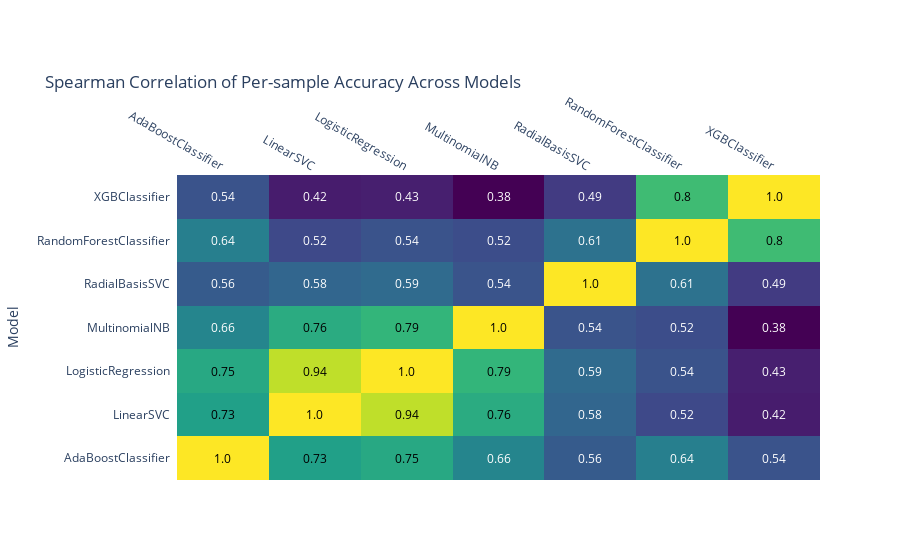
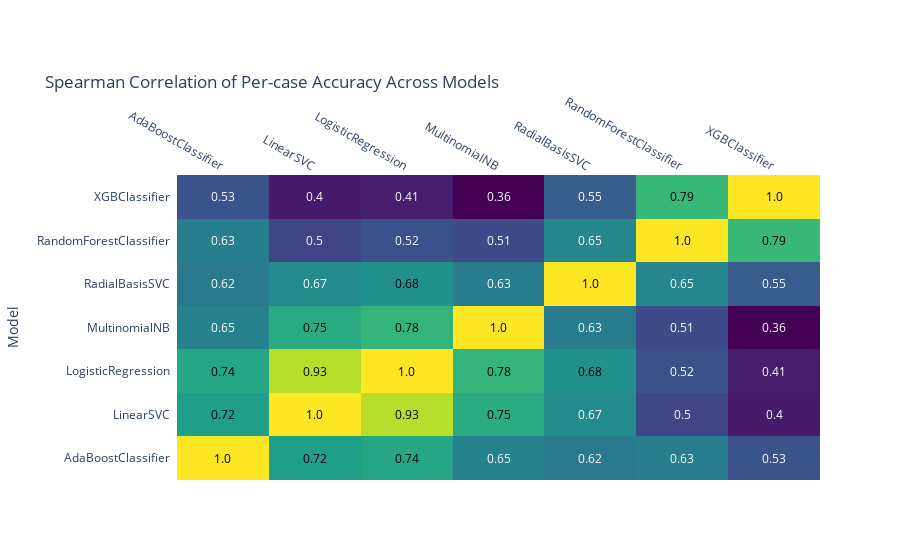
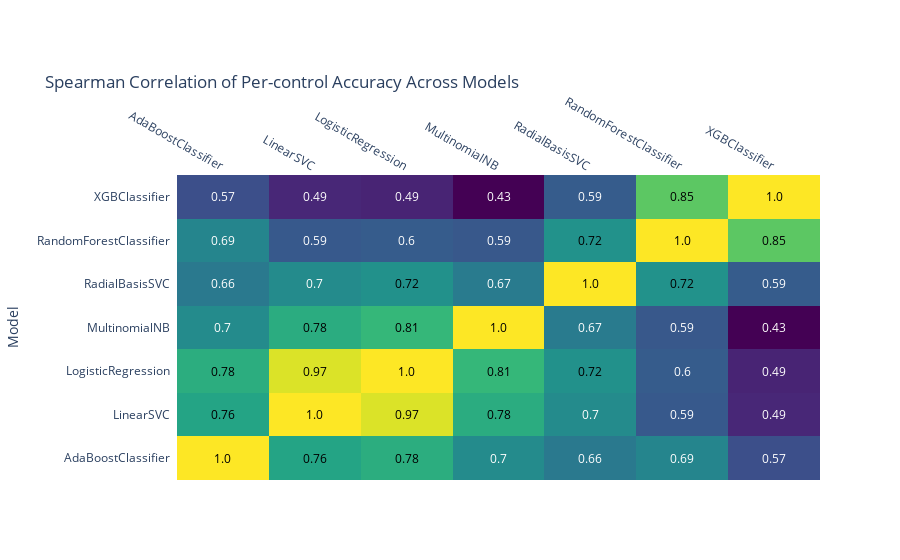
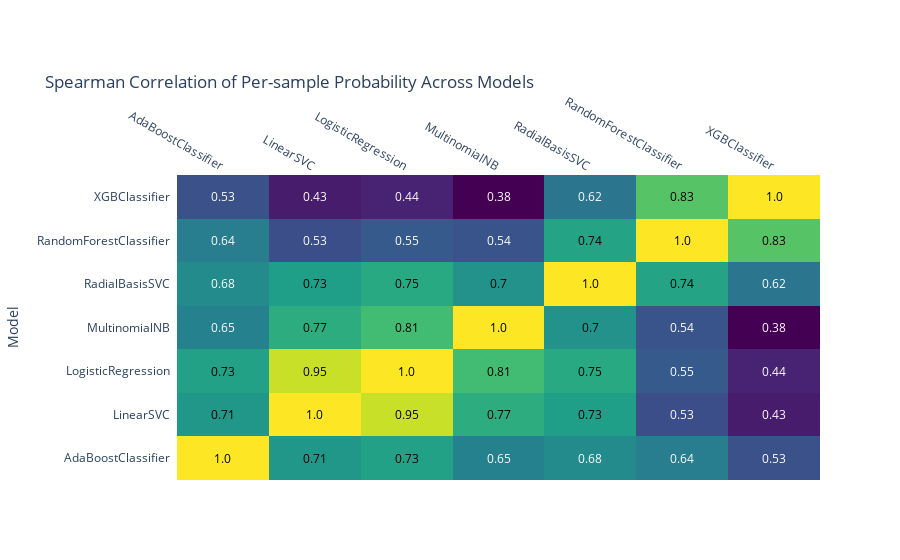

Here is the notebook cell these charts were saved with, in order:
### Code cell
import plotly.figure_factory as ff


def plotSpearmanHeatmap(covarianceDataframe, title):
    fig = ff.create_annotated_heatmap(z=covarianceDataframe.values,
                                  x=list(covarianceDataframe.columns),
                                  y=list(covarianceDataframe.columns),
                                  annotation_text=covarianceDataframe.round(2).values,
                                  colorscale='Viridis')
    fig.update_layout(title_text=title,
                    yaxis = dict(title='Model'),
                    margin={'t':175},)
    return fig

plotSpearmanHeatmap(modelAccuracyCorrelation_df, title="Spearman Correlation of Per-sample Accuracy Across Models").show()
plotSpearmanHeatmap(modelCaseAccuracyCorrelation_df, title="Spearman Correlation of Per-case Accuracy Across Models").show()
plotSpearmanHeatmap(modelControlAccuracyCorrelation_df, title="Spearman Correlation of Per-control Accuracy Across Models").show()

plotSpearmanHeatmap(modelProbabilityCorrelation_df, title="Spearman Correlation of Per-sample Probability Across Models").show()
plotSpearmanHeatmap(modelCaseProbabilityCorrelation_df, title="Spearman Correlation of Per-case Probability Across Models").show()
plotSpearmanHeatmap(modelControlProbabilityCorrelation_df, title="Spearman Correlation of Per-control Probability Across Models").show()

### Figure 1 — Plotly figure (JSON) as saved in the notebook; plotly's stock layout.template omitted (floating-point values rounded to 4 significant figures)
{"data": [{"colorscale": [[0, "#440154"], [0.1111, "#482878"], [0.2222, "#3e4989"], [0.3333, "#31688e"], [0.4444, "#26828e"], [0.5556, "#1f9e89"], [0.6667, "#35b779"], [0.7778, "#6ece58"], [0.8889, "#b5de2b"], [1, "#fde725"]], "reversescale": false, "showscale": false, "type": "heatmap", "x": ["AdaBoostClassifier", "LinearSVC", "LogisticRegression", "MultinomialNB", "RadialBasisSVC", "RandomForestClassifier", "XGBClassifier"], "y": ["AdaBoostClassifier", "LinearSVC", "LogisticRegression", "MultinomialNB", "RadialBasisSVC", "RandomForestClassifier", "XGBClassifier"], "z": [[1, 0.7279, 0.7502, 0.6609, 0.5553, 0.6445, 0.5363], [0.7279, 1.0, 0.9404, 0.7594, 0.5789, 0.5158, 0.4239], [0.7502, 0.9404, 1, 0.7859, 0.5923, 0.5367, 0.429], [0.6609, 0.7594, 0.7859, 1.0, 0.5389, 0.5245, 0.3764], [0.5553, 0.5789, 0.5923, 0.5389, 1, 0.6103, 0.4859], [0.6445, 0.5158, 0.5367, 0.5245, 0.6103, 1, 0.8041], [0.5363, 0.4239, 0.429, 0.3764, 0.4859, 0.8041, 1.0]]}], "layout": {"annotations": [{"font": {"color": "#000000"}, "showarrow": false, "text": "1.0", "x": "AdaBoostClassifier", "xref": "x", "y": "AdaBoostClassifier", "yref": "y"}, {"font": {"color": "#000000"}, "showarrow": false, "text": "0.73", "x": "LinearSVC", "xref": "x", "y": "AdaBoostClassifier", "yref": "y"}, {"font": {"color": "#000000"}, "showarrow": false, "text": "0.75", "x": "LogisticRegression", "xref": "x", "y": "AdaBoostClassifier", "yref": "y"}, {"font": {"color": "#FFFFFF"}, "showarrow": false, "text": "0.66", "x": "MultinomialNB", "xref": "x", "y": "AdaBoostClassifier", "yref": "y"}, {"font": {"color": "#FFFFFF"}, "showarrow": false, "text": "0.56", "x": "RadialBasisSVC", "xref": "x", "y": "AdaBoostClassifier", "yref": "y"}, {"font": {"color": "#FFFFFF"}, "showarrow": false, "text": "0.64", "x": "RandomForestClassifier", "xref": "x", "y": "AdaBoostClassifier", "yref": "y"}, {"font": {"color": "#FFFFFF"}, "showarrow": false, "text": "0.54", "x": "XGBClassifier", "xref": "x", "y": "AdaBoostClassifier", "yref": "y"}, {"font": {"color": "#000000"}, "showarrow": false, "text": "0.73", "x": "AdaBoostClassifier", "xref": "x", "y": "LinearSVC", "yref": "y"}, {"font": {"color": "#000000"}, "showarrow": false, "text": "1.0", "x": "LinearSVC", "xref": "x", "y": "LinearSVC", "yref": "y"}, {"font": {"color": "#000000"}, "showarrow": false, "text": "0.94", "x": "LogisticRegression", "xref": "x", "y": "LinearSVC", "yref": "y"}, {"font": {"color": "#000000"}, "showarrow": false, "text": "0.76", "x": "MultinomialNB", "xref": "x", "y": "LinearSVC", "yref": "y"}, {"font": {"color": "#FFFFFF"}, "showarrow": false, "text": "0.58", "x": "RadialBasisSVC", "xref": "x", "y": "LinearSVC", "yref": "y"}, {"font": {"color": "#FFFFFF"}, "showarrow": false, "text": "0.52", "x": "RandomForestClassifier", "xref": "x", "y": "LinearSVC", "yref": "y"}, {"font": {"color": "#FFFFFF"}, "showarrow": false, "text": "0.42", "x": "XGBClassifier", "xref": "x", "y": "LinearSVC", "yref": "y"}, {"font": {"color": "#000000"}, "showarrow": false, "text": "0.75", "x": "AdaBoostClassifier", "xref": "x", "y": "LogisticRegression", "yref": "y"}, {"font": {"color": "#000000"}, "showarrow": false, "text": "0.94", "x": "LinearSVC", "xref": "x", "y": "LogisticRegression", "yref": "y"}, {"font": {"color": "#000000"}, "showarrow": false, "text": "1.0", "x": "LogisticRegression", "xref": "x", "y": "LogisticRegression", "yref": "y"}, {"font": {"color": "#000000"}, "showarrow": false, "text": "0.79", "x": "MultinomialNB", "xref": "x", "y": "LogisticRegression", "yref": "y"}, {"font": {"color": "#FFFFFF"}, "showarrow": false, "text": "0.59", "x": "RadialBasisSVC", "xref": "x", "y": "LogisticRegression", "yref": "y"}, {"font": {"color": "#FFFFFF"}, "showarrow": false, "text": "0.54", "x": "RandomForestClassifier", "xref": "x", "y": "LogisticRegression", "yref": "y"}, {"font": {"color": "#FFFFFF"}, "showarrow": false, "text": "0.43", "x": "XGBClassifier", "xref": "x", "y": "LogisticRegression", "yref": "y"}, {"font": {"color": "#FFFFFF"}, "showarrow": false, "text": "0.66", "x": "AdaBoostClassifier", "xref": "x", "y": "MultinomialNB", "yref": "y"}, {"font": {"color": "#000000"}, "showarrow": false, "text": "0.76", "x": "LinearSVC", "xref": "x", "y": "MultinomialNB", "yref": "y"}, {"font": {"color": "#000000"}, "showarrow": false, "text": "0.79", "x": "LogisticRegression", "xref": "x", "y": "MultinomialNB", "yref": "y"}, {"font": {"color": "#000000"}, "showarrow": false, "text": "1.0", "x": "MultinomialNB", "xref": "x", "y": "MultinomialNB", "yref": "y"}, {"font": {"color": "#FFFFFF"}, "showarrow": false, "text": "0.54", "x": "RadialBasisSVC", "xref": "x", "y": "MultinomialNB", "yref": "y"}, {"font": {"color": "#FFFFFF"}, "showarrow": false, "text": "0.52", "x": "RandomForestClassifier", "xref": "x", "y": "MultinomialNB", "yref": "y"}, {"font": {"color": "#FFFFFF"}, "showarrow": false, "text": "0.38", "x": "XGBClassifier", "xref": "x", "y": "MultinomialNB", "yref": "y"}, {"font": {"color": "#FFFFFF"}, "showarrow": false, "text": "0.56", "x": "AdaBoostClassifier", "xref": "x", "y": "RadialBasisSVC", "yref": "y"}, {"font": {"color": "#FFFFFF"}, "showarrow": false, "text": "0.58", "x": "LinearSVC", "xref": "x", "y": "RadialBasisSVC", "yref": "y"}, {"font": {"color": "#FFFFFF"}, "showarrow": false, "text": "0.59", "x": "LogisticRegression", "xref": "x", "y": "RadialBasisSVC", "yref": "y"}, {"font": {"color": "#FFFFFF"}, "showarrow": false, "text": "0.54", "x": "MultinomialNB", "xref": "x", "y": "RadialBasisSVC", "yref": "y"}, {"font": {"color": "#000000"}, "showarrow": false, "text": "1.0", "x": "RadialBasisSVC", "xref": "x", "y": "RadialBasisSVC", "yref": "y"}, {"font": {"color": "#FFFFFF"}, "showarrow": false, "text": "0.61", "x": "RandomForestClassifier", "xref": "x", "y": "RadialBasisSVC", "yref": "y"}, {"font": {"color": "#FFFFFF"}, "showarrow": false, "text": "0.49", "x": "XGBClassifier", "xref": "x", "y": "RadialBasisSVC", "yref": "y"}, {"font": {"color": "#FFFFFF"}, "showarrow": false, "text": "0.64", "x": "AdaBoostClassifier", "xref": "x", "y": "RandomForestClassifier", "yref": "y"}, {"font": {"color": "#FFFFFF"}, "showarrow": false, "text": "0.52", "x": "LinearSVC", "xref": "x", "y": "RandomForestClassifier", "yref": "y"}, {"font": {"color": "#FFFFFF"}, "showarrow": false, "text": "0.54", "x": "LogisticRegression", "xref": "x", "y": "RandomForestClassifier", "yref": "y"}, {"font": {"color": "#FFFFFF"}, "showarrow": false, "text": "0.52", "x": "MultinomialNB", "xref": "x", "y": "RandomForestClassifier", "yref": "y"}, {"font": {"color": "#FFFFFF"}, "showarrow": false, "text": "0.61", "x": "RadialBasisSVC", "xref": "x", "y": "RandomForestClassifier", "yref": "y"}, {"font": {"color": "#000000"}, "showarrow": false, "text": "1.0", "x": "RandomForestClassifier", "xref": "x", "y": "RandomForestClassifier", "yref": "y"}, {"font": {"color": "#000000"}, "showarrow": false, "text": "0.8", "x": "XGBClassifier", "xref": "x", "y": "RandomForestClassifier", "yref": "y"}, {"font": {"color": "#FFFFFF"}, "showarrow": false, "text": "0.54", "x": "AdaBoostClassifier", "xref": "x", "y": "XGBClassifier", "yref": "y"}, {"font": {"color": "#FFFFFF"}, "showarrow": false, "text": "0.42", "x": "LinearSVC", "xref": "x", "y": "XGBClassifier", "yref": "y"}, {"font": {"color": "#FFFFFF"}, "showarrow": false, "text": "0.43", "x": "LogisticRegression", "xref": "x", "y": "XGBClassifier", "yref": "y"}, {"font": {"color": "#FFFFFF"}, "showarrow": false, "text": "0.38", "x": "MultinomialNB", "xref": "x", "y": "XGBClassifier", "yref": "y"}, {"font": {"color": "#FFFFFF"}, "showarrow": false, "text": "0.49", "x": "RadialBasisSVC", "xref": "x", "y": "XGBClassifier", "yref": "y"}, {"font": {"color": "#000000"}, "showarrow": false, "text": "0.8", "x": "RandomForestClassifier", "xref": "x", "y": "XGBClassifier", "yref": "y"}, {"font": {"color": "#000000"}, "showarrow": false, "text": "1.0", "x": "XGBClassifier", "xref": "x", "y": "XGBClassifier", "yref": "y"}], "margin": {"t": 175}, "title": {"text": "Spearman Correlation of Per-sample Accuracy Across Models"}, "xaxis": {"dtick": 1, "gridcolor": "rgb(0, 0, 0)", "side": "top", "ticks": ""}, "yaxis": {"dtick": 1, "ticks": "", "ticksuffix": "  ", "title": {"text": "Model"}}}}

### Figure 2 — Plotly figure (JSON) as saved in the notebook; plotly's stock layout.template omitted (floating-point values rounded to 4 significant figures)
{"data": [{"colorscale": [[0, "#440154"], [0.1111, "#482878"], [0.2222, "#3e4989"], [0.3333, "#31688e"], [0.4444, "#26828e"], [0.5556, "#1f9e89"], [0.6667, "#35b779"], [0.7778, "#6ece58"], [0.8889, "#b5de2b"], [1, "#fde725"]], "reversescale": false, "showscale": false, "type": "heatmap", "x": ["AdaBoostClassifier", "LinearSVC", "LogisticRegression", "MultinomialNB", "RadialBasisSVC", "RandomForestClassifier", "XGBClassifier"], "y": ["AdaBoostClassifier", "LinearSVC", "LogisticRegression", "MultinomialNB", "RadialBasisSVC", "RandomForestClassifier", "XGBClassifier"], "z": [[1.0, 0.7172, 0.739, 0.6485, 0.621, 0.6304, 0.5261], [0.7172, 1, 0.9311, 0.7535, 0.668, 0.4957, 0.4036], [0.739, 0.9311, 1, 0.7792, 0.6827, 0.5204, 0.411], [0.6485, 0.7535, 0.7792, 1, 0.6291, 0.5096, 0.3606], [0.621, 0.668, 0.6827, 0.6291, 1.0, 0.6546, 0.5482], [0.6304, 0.4957, 0.5204, 0.5096, 0.6546, 1, 0.7908], [0.5261, 0.4036, 0.411, 0.3606, 0.5482, 0.7908, 1]]}], "layout": {"annotations": [{"font": {"color": "#000000"}, "showarrow": false, "text": "1.0", "x": "AdaBoostClassifier", "xref": "x", "y": "AdaBoostClassifier", "yref": "y"}, {"font": {"color": "#000000"}, "showarrow": false, "text": "0.72", "x": "LinearSVC", "xref": "x", "y": "AdaBoostClassifier", "yref": "y"}, {"font": {"color": "#000000"}, "showarrow": false, "text": "0.74", "x": "LogisticRegression", "xref": "x", "y": "AdaBoostClassifier", "yref": "y"}, {"font": {"color": "#FFFFFF"}, "showarrow": false, "text": "0.65", "x": "MultinomialNB", "xref": "x", "y": "AdaBoostClassifier", "yref": "y"}, {"font": {"color": "#FFFFFF"}, "showarrow": false, "text": "0.62", "x": "RadialBasisSVC", "xref": "x", "y": "AdaBoostClassifier", "yref": "y"}, {"font": {"color": "#FFFFFF"}, "showarrow": false, "text": "0.63", "x": "RandomForestClassifier", "xref": "x", "y": "AdaBoostClassifier", "yref": "y"}, {"font": {"color": "#FFFFFF"}, "showarrow": false, "text": "0.53", "x": "XGBClassifier", "xref": "x", "y": "AdaBoostClassifier", "yref": "y"}, {"font": {"color": "#000000"}, "showarrow": false, "text": "0.72", "x": "AdaBoostClassifier", "xref": "x", "y": "LinearSVC", "yref": "y"}, {"font": {"color": "#000000"}, "showarrow": false, "text": "1.0", "x": "LinearSVC", "xref": "x", "y": "LinearSVC", "yref": "y"}, {"font": {"color": "#000000"}, "showarrow": false, "text": "0.93", "x": "LogisticRegression", "xref": "x", "y": "LinearSVC", "yref": "y"}, {"font": {"color": "#000000"}, "showarrow": false, "text": "0.75", "x": "MultinomialNB", "xref": "x", "y": "LinearSVC", "yref": "y"}, {"font": {"color": "#FFFFFF"}, "showarrow": false, "text": "0.67", "x": "RadialBasisSVC", "xref": "x", "y": "LinearSVC", "yref": "y"}, {"font": {"color": "#FFFFFF"}, "showarrow": false, "text": "0.5", "x": "RandomForestClassifier", "xref": "x", "y": "LinearSVC", "yref": "y"}, {"font": {"color": "#FFFFFF"}, "showarrow": false, "text": "0.4", "x": "XGBClassifier", "xref": "x", "y": "LinearSVC", "yref": "y"}, {"font": {"color": "#000000"}, "showarrow": false, "text": "0.74", "x": "AdaBoostClassifier", "xref": "x", "y": "LogisticRegression", "yref": "y"}, {"font": {"color": "#000000"}, "showarrow": false, "text": "0.93", "x": "LinearSVC", "xref": "x", "y": "LogisticRegression", "yref": "y"}, {"font": {"color": "#000000"}, "showarrow": false, "text": "1.0", "x": "LogisticRegression", "xref": "x", "y": "LogisticRegression", "yref": "y"}, {"font": {"color": "#000000"}, "showarrow": false, "text": "0.78", "x": "MultinomialNB", "xref": "x", "y": "LogisticRegression", "yref": "y"}, {"font": {"color": "#000000"}, "showarrow": false, "text": "0.68", "x": "RadialBasisSVC", "xref": "x", "y": "LogisticRegression", "yref": "y"}, {"font": {"color": "#FFFFFF"}, "showarrow": false, "text": "0.52", "x": "RandomForestClassifier", "xref": "x", "y": "LogisticRegression", "yref": "y"}, {"font": {"color": "#FFFFFF"}, "showarrow": false, "text": "0.41", "x": "XGBClassifier", "xref": "x", "y": "LogisticRegression", "yref": "y"}, {"font": {"color": "#FFFFFF"}, "showarrow": false, "text": "0.65", "x": "AdaBoostClassifier", "xref": "x", "y": "MultinomialNB", "yref": "y"}, {"font": {"color": "#000000"}, "showarrow": false, "text": "0.75", "x": "LinearSVC", "xref": "x", "y": "MultinomialNB", "yref": "y"}, {"font": {"color": "#000000"}, "showarrow": false, "text": "0.78", "x": "LogisticRegression", "xref": "x", "y": "MultinomialNB", "yref": "y"}, {"font": {"color": "#000000"}, "showarrow": false, "text": "1.0", "x": "MultinomialNB", "xref": "x", "y": "MultinomialNB", "yref": "y"}, {"font": {"color": "#FFFFFF"}, "showarrow": false, "text": "0.63", "x": "RadialBasisSVC", "xref": "x", "y": "MultinomialNB", "yref": "y"}, {"font": {"color": "#FFFFFF"}, "showarrow": false, "text": "0.51", "x": "RandomForestClassifier", "xref": "x", "y": "MultinomialNB", "yref": "y"}, {"font": {"color": "#FFFFFF"}, "showarrow": false, "text": "0.36", "x": "XGBClassifier", "xref": "x", "y": "MultinomialNB", "yref": "y"}, {"font": {"color": "#FFFFFF"}, "showarrow": false, "text": "0.62", "x": "AdaBoostClassifier", "xref": "x", "y": "RadialBasisSVC", "yref": "y"}, {"font": {"color": "#FFFFFF"}, "showarrow": false, "text": "0.67", "x": "LinearSVC", "xref": "x", "y": "RadialBasisSVC", "yref": "y"}, {"font": {"color": "#000000"}, "showarrow": false, "text": "0.68", "x": "LogisticRegression", "xref": "x", "y": "RadialBasisSVC", "yref": "y"}, {"font": {"color": "#FFFFFF"}, "showarrow": false, "text": "0.63", "x": "MultinomialNB", "xref": "x", "y": "RadialBasisSVC", "yref": "y"}, {"font": {"color": "#000000"}, "showarrow": false, "text": "1.0", "x": "RadialBasisSVC", "xref": "x", "y": "RadialBasisSVC", "yref": "y"}, {"font": {"color": "#FFFFFF"}, "showarrow": false, "text": "0.65", "x": "RandomForestClassifier", "xref": "x", "y": "RadialBasisSVC", "yref": "y"}, {"font": {"color": "#FFFFFF"}, "showarrow": false, "text": "0.55", "x": "XGBClassifier", "xref": "x", "y": "RadialBasisSVC", "yref": "y"}, {"font": {"color": "#FFFFFF"}, "showarrow": false, "text": "0.63", "x": "AdaBoostClassifier", "xref": "x", "y": "RandomForestClassifier", "yref": "y"}, {"font": {"color": "#FFFFFF"}, "showarrow": false, "text": "0.5", "x": "LinearSVC", "xref": "x", "y": "RandomForestClassifier", "yref": "y"}, {"font": {"color": "#FFFFFF"}, "showarrow": false, "text": "0.52", "x": "LogisticRegression", "xref": "x", "y": "RandomForestClassifier", "yref": "y"}, {"font": {"color": "#FFFFFF"}, "showarrow": false, "text": "0.51", "x": "MultinomialNB", "xref": "x", "y": "RandomForestClassifier", "yref": "y"}, {"font": {"color": "#FFFFFF"}, "showarrow": false, "text": "0.65", "x": "RadialBasisSVC", "xref": "x", "y": "RandomForestClassifier", "yref": "y"}, {"font": {"color": "#000000"}, "showarrow": false, "text": "1.0", "x": "RandomForestClassifier", "xref": "x", "y": "RandomForestClassifier", "yref": "y"}, {"font": {"color": "#000000"}, "showarrow": false, "text": "0.79", "x": "XGBClassifier", "xref": "x", "y": "RandomForestClassifier", "yref": "y"}, {"font": {"color": "#FFFFFF"}, "showarrow": false, "text": "0.53", "x": "AdaBoostClassifier", "xref": "x", "y": "XGBClassifier", "yref": "y"}, {"font": {"color": "#FFFFFF"}, "showarrow": false, "text": "0.4", "x": "LinearSVC", "xref": "x", "y": "XGBClassifier", "yref": "y"}, {"font": {"color": "#FFFFFF"}, "showarrow": false, "text": "0.41", "x": "LogisticRegression", "xref": "x", "y": "XGBClassifier", "yref": "y"}, {"font": {"color": "#FFFFFF"}, "showarrow": false, "text": "0.36", "x": "MultinomialNB", "xref": "x", "y": "XGBClassifier", "yref": "y"}, {"font": {"color": "#FFFFFF"}, "showarrow": false, "text": "0.55", "x": "RadialBasisSVC", "xref": "x", "y": "XGBClassifier", "yref": "y"}, {"font": {"color": "#000000"}, "showarrow": false, "text": "0.79", "x": "RandomForestClassifier", "xref": "x", "y": "XGBClassifier", "yref": "y"}, {"font": {"color": "#000000"}, "showarrow": false, "text": "1.0", "x": "XGBClassifier", "xref": "x", "y": "XGBClassifier", "yref": "y"}], "margin": {"t": 175}, "title": {"text": "Spearman Correlation of Per-case Accuracy Across Models"}, "xaxis": {"dtick": 1, "gridcolor": "rgb(0, 0, 0)", "side": "top", "ticks": ""}, "yaxis": {"dtick": 1, "ticks": "", "ticksuffix": "  ", "title": {"text": "Model"}}}}

### Figure 3 — Plotly figure (JSON) as saved in the notebook; plotly's stock layout.template omitted (floating-point values rounded to 4 significant figures)
{"data": [{"colorscale": [[0, "#440154"], [0.1111, "#482878"], [0.2222, "#3e4989"], [0.3333, "#31688e"], [0.4444, "#26828e"], [0.5556, "#1f9e89"], [0.6667, "#35b779"], [0.7778, "#6ece58"], [0.8889, "#b5de2b"], [1, "#fde725"]], "reversescale": false, "showscale": false, "type": "heatmap", "x": ["AdaBoostClassifier", "LinearSVC", "LogisticRegression", "MultinomialNB", "RadialBasisSVC", "RandomForestClassifier", "XGBClassifier"], "y": ["AdaBoostClassifier", "LinearSVC", "LogisticRegression", "MultinomialNB", "RadialBasisSVC", "RandomForestClassifier", "XGBClassifier"], "z": [[1, 0.7621, 0.785, 0.7023, 0.6616, 0.6904, 0.5682], [0.7621, 1.0, 0.9703, 0.7823, 0.7026, 0.5881, 0.491], [0.785, 0.9703, 1, 0.8102, 0.7173, 0.5955, 0.4864], [0.7023, 0.7823, 0.8102, 1, 0.666, 0.5878, 0.4293], [0.6616, 0.7026, 0.7173, 0.666, 1, 0.7183, 0.5941], [0.6904, 0.5881, 0.5955, 0.5878, 0.7183, 1, 0.8528], [0.5682, 0.491, 0.4864, 0.4293, 0.5941, 0.8528, 1]]}], "layout": {"annotations": [{"font": {"color": "#000000"}, "showarrow": false, "text": "1.0", "x": "AdaBoostClassifier", "xref": "x", "y": "AdaBoostClassifier", "yref": "y"}, {"font": {"color": "#000000"}, "showarrow": false, "text": "0.76", "x": "LinearSVC", "xref": "x", "y": "AdaBoostClassifier", "yref": "y"}, {"font": {"color": "#000000"}, "showarrow": false, "text": "0.78", "x": "LogisticRegression", "xref": "x", "y": "AdaBoostClassifier", "yref": "y"}, {"font": {"color": "#FFFFFF"}, "showarrow": false, "text": "0.7", "x": "MultinomialNB", "xref": "x", "y": "AdaBoostClassifier", "yref": "y"}, {"font": {"color": "#FFFFFF"}, "showarrow": false, "text": "0.66", "x": "RadialBasisSVC", "xref": "x", "y": "AdaBoostClassifier", "yref": "y"}, {"font": {"color": "#FFFFFF"}, "showarrow": false, "text": "0.69", "x": "RandomForestClassifier", "xref": "x", "y": "AdaBoostClassifier", "yref": "y"}, {"font": {"color": "#FFFFFF"}, "showarrow": false, "text": "0.57", "x": "XGBClassifier", "xref": "x", "y": "AdaBoostClassifier", "yref": "y"}, {"font": {"color": "#000000"}, "showarrow": false, "text": "0.76", "x": "AdaBoostClassifier", "xref": "x", "y": "LinearSVC", "yref": "y"}, {"font": {"color": "#000000"}, "showarrow": false, "text": "1.0", "x": "LinearSVC", "xref": "x", "y": "LinearSVC", "yref": "y"}, {"font": {"color": "#000000"}, "showarrow": false, "text": "0.97", "x": "LogisticRegression", "xref": "x", "y": "LinearSVC", "yref": "y"}, {"font": {"color": "#000000"}, "showarrow": false, "text": "0.78", "x": "MultinomialNB", "xref": "x", "y": "LinearSVC", "yref": "y"}, {"font": {"color": "#FFFFFF"}, "showarrow": false, "text": "0.7", "x": "RadialBasisSVC", "xref": "x", "y": "LinearSVC", "yref": "y"}, {"font": {"color": "#FFFFFF"}, "showarrow": false, "text": "0.59", "x": "RandomForestClassifier", "xref": "x", "y": "LinearSVC", "yref": "y"}, {"font": {"color": "#FFFFFF"}, "showarrow": false, "text": "0.49", "x": "XGBClassifier", "xref": "x", "y": "LinearSVC", "yref": "y"}, {"font": {"color": "#000000"}, "showarrow": false, "text": "0.78", "x": "AdaBoostClassifier", "xref": "x", "y": "LogisticRegression", "yref": "y"}, {"font": {"color": "#000000"}, "showarrow": false, "text": "0.97", "x": "LinearSVC", "xref": "x", "y": "LogisticRegression", "yref": "y"}, {"font": {"color": "#000000"}, "showarrow": false, "text": "1.0", "x": "LogisticRegression", "xref": "x", "y": "LogisticRegression", "yref": "y"}, {"font": {"color": "#000000"}, "showarrow": false, "text": "0.81", "x": "MultinomialNB", "xref": "x", "y": "LogisticRegression", "yref": "y"}, {"font": {"color": "#000000"}, "showarrow": false, "text": "0.72", "x": "RadialBasisSVC", "xref": "x", "y": "LogisticRegression", "yref": "y"}, {"font": {"color": "#FFFFFF"}, "showarrow": false, "text": "0.6", "x": "RandomForestClassifier", "xref": "x", "y": "LogisticRegression", "yref": "y"}, {"font": {"color": "#FFFFFF"}, "showarrow": false, "text": "0.49", "x": "XGBClassifier", "xref": "x", "y": "LogisticRegression", "yref": "y"}, {"font": {"color": "#FFFFFF"}, "showarrow": false, "text": "0.7", "x": "AdaBoostClassifier", "xref": "x", "y": "MultinomialNB", "yref": "y"}, {"font": {"color": "#000000"}, "showarrow": false, "text": "0.78", "x": "LinearSVC", "xref": "x", "y": "MultinomialNB", "yref": "y"}, {"font": {"color": "#000000"}, "showarrow": false, "text": "0.81", "x": "LogisticRegression", "xref": "x", "y": "MultinomialNB", "yref": "y"}, {"font": {"color": "#000000"}, "showarrow": false, "text": "1.0", "x": "MultinomialNB", "xref": "x", "y": "MultinomialNB", "yref": "y"}, {"font": {"color": "#FFFFFF"}, "showarrow": false, "text": "0.67", "x": "RadialBasisSVC", "xref": "x", "y": "MultinomialNB", "yref": "y"}, {"font": {"color": "#FFFFFF"}, "showarrow": false, "text": "0.59", "x": "RandomForestClassifier", "xref": "x", "y": "MultinomialNB", "yref": "y"}, {"font": {"color": "#FFFFFF"}, "showarrow": false, "text": "0.43", "x": "XGBClassifier", "xref": "x", "y": "MultinomialNB", "yref": "y"}, {"font": {"color": "#FFFFFF"}, "showarrow": false, "text": "0.66", "x": "AdaBoostClassifier", "xref": "x", "y": "RadialBasisSVC", "yref": "y"}, {"font": {"color": "#FFFFFF"}, "showarrow": false, "text": "0.7", "x": "LinearSVC", "xref": "x", "y": "RadialBasisSVC", "yref": "y"}, {"font": {"color": "#000000"}, "showarrow": false, "text": "0.72", "x": "LogisticRegression", "xref": "x", "y": "RadialBasisSVC", "yref": "y"}, {"font": {"color": "#FFFFFF"}, "showarrow": false, "text": "0.67", "x": "MultinomialNB", "xref": "x", "y": "RadialBasisSVC", "yref": "y"}, {"font": {"color": "#000000"}, "showarrow": false, "text": "1.0", "x": "RadialBasisSVC", "xref": "x", "y": "RadialBasisSVC", "yref": "y"}, {"font": {"color": "#000000"}, "showarrow": false, "text": "0.72", "x": "RandomForestClassifier", "xref": "x", "y": "RadialBasisSVC", "yref": "y"}, {"font": {"color": "#FFFFFF"}, "showarrow": false, "text": "0.59", "x": "XGBClassifier", "xref": "x", "y": "RadialBasisSVC", "yref": "y"}, {"font": {"color": "#FFFFFF"}, "showarrow": false, "text": "0.69", "x": "AdaBoostClassifier", "xref": "x", "y": "RandomForestClassifier", "yref": "y"}, {"font": {"color": "#FFFFFF"}, "showarrow": false, "text": "0.59", "x": "LinearSVC", "xref": "x", "y": "RandomForestClassifier", "yref": "y"}, {"font": {"color": "#FFFFFF"}, "showarrow": false, "text": "0.6", "x": "LogisticRegression", "xref": "x", "y": "RandomForestClassifier", "yref": "y"}, {"font": {"color": "#FFFFFF"}, "showarrow": false, "text": "0.59", "x": "MultinomialNB", "xref": "x", "y": "RandomForestClassifier", "yref": "y"}, {"font": {"color": "#000000"}, "showarrow": false, "text": "0.72", "x": "RadialBasisSVC", "xref": "x", "y": "RandomForestClassifier", "yref": "y"}, {"font": {"color": "#000000"}, "showarrow": false, "text": "1.0", "x": "RandomForestClassifier", "xref": "x", "y": "RandomForestClassifier", "yref": "y"}, {"font": {"color": "#000000"}, "showarrow": false, "text": "0.85", "x": "XGBClassifier", "xref": "x", "y": "RandomForestClassifier", "yref": "y"}, {"font": {"color": "#FFFFFF"}, "showarrow": false, "text": "0.57", "x": "AdaBoostClassifier", "xref": "x", "y": "XGBClassifier", "yref": "y"}, {"font": {"color": "#FFFFFF"}, "showarrow": false, "text": "0.49", "x": "LinearSVC", "xref": "x", "y": "XGBClassifier", "yref": "y"}, {"font": {"color": "#FFFFFF"}, "showarrow": false, "text": "0.49", "x": "LogisticRegression", "xref": "x", "y": "XGBClassifier", "yref": "y"}, {"font": {"color": "#FFFFFF"}, "showarrow": false, "text": "0.43", "x": "MultinomialNB", "xref": "x", "y": "XGBClassifier", "yref": "y"}, {"font": {"color": "#FFFFFF"}, "showarrow": false, "text": "0.59", "x": "RadialBasisSVC", "xref": "x", "y": "XGBClassifier", "yref": "y"}, {"font": {"color": "#000000"}, "showarrow": false, "text": "0.85", "x": "RandomForestClassifier", "xref": "x", "y": "XGBClassifier", "yref": "y"}, {"font": {"color": "#000000"}, "showarrow": false, "text": "1.0", "x": "XGBClassifier", "xref": "x", "y": "XGBClassifier", "yref": "y"}], "margin": {"t": 175}, "title": {"text": "Spearman Correlation of Per-control Accuracy Across Models"}, "xaxis": {"dtick": 1, "gridcolor": "rgb(0, 0, 0)", "side": "top", "ticks": ""}, "yaxis": {"dtick": 1, "ticks": "", "ticksuffix": "  ", "title": {"text": "Model"}}}}

### Figure 4 — Plotly figure (JSON) as saved in the notebook; plotly's stock layout.template omitted (floating-point values rounded to 4 significant figures)
{"data": [{"colorscale": [[0, "#440154"], [0.1111, "#482878"], [0.2222, "#3e4989"], [0.3333, "#31688e"], [0.4444, "#26828e"], [0.5556, "#1f9e89"], [0.6667, "#35b779"], [0.7778, "#6ece58"], [0.8889, "#b5de2b"], [1, "#fde725"]], "reversescale": false, "showscale": false, "type": "heatmap", "x": ["AdaBoostClassifier", "LinearSVC", "LogisticRegression", "MultinomialNB", "RadialBasisSVC", "RandomForestClassifier", "XGBClassifier"], "y": ["AdaBoostClassifier", "LinearSVC", "LogisticRegression", "MultinomialNB", "RadialBasisSVC", "RandomForestClassifier", "XGBClassifier"], "z": [[1, 0.7069, 0.7332, 0.6526, 0.6764, 0.6421, 0.5333], [0.7069, 1, 0.9497, 0.7664, 0.7272, 0.5284, 0.4256], [0.7332, 0.9497, 1, 0.8083, 0.7548, 0.554, 0.4394], [0.6526, 0.7664, 0.8083, 1, 0.695, 0.5413, 0.3784], [0.6764, 0.7272, 0.7548, 0.695, 1, 0.7412, 0.6208], [0.6421, 0.5284, 0.554, 0.5413, 0.7412, 1, 0.8331], [0.5333, 0.4256, 0.4394, 0.3784, 0.6208, 0.8331, 1]]}], "layout": {"annotations": [{"font": {"color": "#000000"}, "showarrow": false, "text": "1.0", "x": "AdaBoostClassifier", "xref": "x", "y": "AdaBoostClassifier", "yref": "y"}, {"font": {"color": "#000000"}, "showarrow": false, "text": "0.71", "x": "LinearSVC", "xref": "x", "y": "AdaBoostClassifier", "yref": "y"}, {"font": {"color": "#000000"}, "showarrow": false, "text": "0.73", "x": "LogisticRegression", "xref": "x", "y": "AdaBoostClassifier", "yref": "y"}, {"font": {"color": "#FFFFFF"}, "showarrow": false, "text": "0.65", "x": "MultinomialNB", "xref": "x", "y": "AdaBoostClassifier", "yref": "y"}, {"font": {"color": "#FFFFFF"}, "showarrow": false, "text": "0.68", "x": "RadialBasisSVC", "xref": "x", "y": "AdaBoostClassifier", "yref": "y"}, {"font": {"color": "#FFFFFF"}, "showarrow": false, "text": "0.64", "x": "RandomForestClassifier", "xref": "x", "y": "AdaBoostClassifier", "yref": "y"}, {"font": {"color": "#FFFFFF"}, "showarrow": false, "text": "0.53", "x": "XGBClassifier", "xref": "x", "y": "AdaBoostClassifier", "yref": "y"}, {"font": {"color": "#000000"}, "showarrow": false, "text": "0.71", "x": "AdaBoostClassifier", "xref": "x", "y": "LinearSVC", "yref": "y"}, {"font": {"color": "#000000"}, "showarrow": false, "text": "1.0", "x": "LinearSVC", "xref": "x", "y": "LinearSVC", "yref": "y"}, {"font": {"color": "#000000"}, "showarrow": false, "text": "0.95", "x": "LogisticRegression", "xref": "x", "y": "LinearSVC", "yref": "y"}, {"font": {"color": "#000000"}, "showarrow": false, "text": "0.77", "x": "MultinomialNB", "xref": "x", "y": "LinearSVC", "yref": "y"}, {"font": {"color": "#000000"}, "showarrow": false, "text": "0.73", "x": "RadialBasisSVC", "xref": "x", "y": "LinearSVC", "yref": "y"}, {"font": {"color": "#FFFFFF"}, "showarrow": false, "text": "0.53", "x": "RandomForestClassifier", "xref": "x", "y": "LinearSVC", "yref": "y"}, {"font": {"color": "#FFFFFF"}, "showarrow": false, "text": "0.43", "x": "XGBClassifier", "xref": "x", "y": "LinearSVC", "yref": "y"}, {"font": {"color": "#000000"}, "showarrow": false, "text": "0.73", "x": "AdaBoostClassifier", "xref": "x", "y": "LogisticRegression", "yref": "y"}, {"font": {"color": "#000000"}, "showarrow": false, "text": "0.95", "x": "LinearSVC", "xref": "x", "y": "LogisticRegression", "yref": "y"}, {"font": {"color": "#000000"}, "showarrow": false, "text": "1.0", "x": "LogisticRegression", "xref": "x", "y": "LogisticRegression", "yref": "y"}, {"font": {"color": "#000000"}, "showarrow": false, "text": "0.81", "x": "MultinomialNB", "xref": "x", "y": "LogisticRegression", "yref": "y"}, {"font": {"color": "#000000"}, "showarrow": false, "text": "0.75", "x": "RadialBasisSVC", "xref": "x", "y": "LogisticRegression", "yref": "y"}, {"font": {"color": "#FFFFFF"}, "showarrow": false, "text": "0.55", "x": "RandomForestClassifier", "xref": "x", "y": "LogisticRegression", "yref": "y"}, {"font": {"color": "#FFFFFF"}, "showarrow": false, "text": "0.44", "x": "XGBClassifier", "xref": "x", "y": "LogisticRegression", "yref": "y"}, {"font": {"color": "#FFFFFF"}, "showarrow": false, "text": "0.65", "x": "AdaBoostClassifier", "xref": "x", "y": "MultinomialNB", "yref": "y"}, {"font": {"color": "#000000"}, "showarrow": false, "text": "0.77", "x": "LinearSVC", "xref": "x", "y": "MultinomialNB", "yref": "y"}, {"font": {"color": "#000000"}, "showarrow": false, "text": "0.81", "x": "LogisticRegression", "xref": "x", "y": "MultinomialNB", "yref": "y"}, {"font": {"color": "#000000"}, "showarrow": false, "text": "1.0", "x": "MultinomialNB", "xref": "x", "y": "MultinomialNB", "yref": "y"}, {"font": {"color": "#000000"}, "showarrow": false, "text": "0.7", "x": "RadialBasisSVC", "xref": "x", "y": "MultinomialNB", "yref": "y"}, {"font": {"color": "#FFFFFF"}, "showarrow": false, "text": "0.54", "x": "RandomForestClassifier", "xref": "x", "y": "MultinomialNB", "yref": "y"}, {"font": {"color": "#FFFFFF"}, "showarrow": false, "text": "0.38", "x": "XGBClassifier", "xref": "x", "y": "MultinomialNB", "yref": "y"}, {"font": {"color": "#FFFFFF"}, "showarrow": false, "text": "0.68", "x": "AdaBoostClassifier", "xref": "x", "y": "RadialBasisSVC", "yref": "y"}, {"font": {"color": "#000000"}, "showarrow": false, "text": "0.73", "x": "LinearSVC", "xref": "x", "y": "RadialBasisSVC", "yref": "y"}, {"font": {"color": "#000000"}, "showarrow": false, "text": "0.75", "x": "LogisticRegression", "xref": "x", "y": "RadialBasisSVC", "yref": "y"}, {"font": {"color": "#000000"}, "showarrow": false, "text": "0.7", "x": "MultinomialNB", "xref": "x", "y": "RadialBasisSVC", "yref": "y"}, {"font": {"color": "#000000"}, "showarrow": false, "text": "1.0", "x": "RadialBasisSVC", "xref": "x", "y": "RadialBasisSVC", "yref": "y"}, {"font": {"color": "#000000"}, "showarrow": false, "text": "0.74", "x": "RandomForestClassifier", "xref": "x", "y": "RadialBasisSVC", "yref": "y"}, {"font": {"color": "#FFFFFF"}, "showarrow": false, "text": "0.62", "x": "XGBClassifier", "xref": "x", "y": "RadialBasisSVC", "yref": "y"}, {"font": {"color": "#FFFFFF"}, "showarrow": false, "text": "0.64", "x": "AdaBoostClassifier", "xref": "x", "y": "RandomForestClassifier", "yref": "y"}, {"font": {"color": "#FFFFFF"}, "showarrow": false, "text": "0.53", "x": "LinearSVC", "xref": "x", "y": "RandomForestClassifier", "yref": "y"}, {"font": {"color": "#FFFFFF"}, "showarrow": false, "text": "0.55", "x": "LogisticRegression", "xref": "x", "y": "RandomForestClassifier", "yref": "y"}, {"font": {"color": "#FFFFFF"}, "showarrow": false, "text": "0.54", "x": "MultinomialNB", "xref": "x", "y": "RandomForestClassifier", "yref": "y"}, {"font": {"color": "#000000"}, "showarrow": false, "text": "0.74", "x": "RadialBasisSVC", "xref": "x", "y": "RandomForestClassifier", "yref": "y"}, {"font": {"color": "#000000"}, "showarrow": false, "text": "1.0", "x": "RandomForestClassifier", "xref": "x", "y": "RandomForestClassifier", "yref": "y"}, {"font": {"color": "#000000"}, "showarrow": false, "text": "0.83", "x": "XGBClassifier", "xref": "x", "y": "RandomForestClassifier", "yref": "y"}, {"font": {"color": "#FFFFFF"}, "showarrow": false, "text": "0.53", "x": "AdaBoostClassifier", "xref": "x", "y": "XGBClassifier", "yref": "y"}, {"font": {"color": "#FFFFFF"}, "showarrow": false, "text": "0.43", "x": "LinearSVC", "xref": "x", "y": "XGBClassifier", "yref": "y"}, {"font": {"color": "#FFFFFF"}, "showarrow": false, "text": "0.44", "x": "LogisticRegression", "xref": "x", "y": "XGBClassifier", "yref": "y"}, {"font": {"color": "#FFFFFF"}, "showarrow": false, "text": "0.38", "x": "MultinomialNB", "xref": "x", "y": "XGBClassifier", "yref": "y"}, {"font": {"color": "#FFFFFF"}, "showarrow": false, "text": "0.62", "x": "RadialBasisSVC", "xref": "x", "y": "XGBClassifier", "yref": "y"}, {"font": {"color": "#000000"}, "showarrow": false, "text": "0.83", "x": "RandomForestClassifier", "xref": "x", "y": "XGBClassifier", "yref": "y"}, {"font": {"color": "#000000"}, "showarrow": false, "text": "1.0", "x": "XGBClassifier", "xref": "x", "y": "XGBClassifier", "yref": "y"}], "margin": {"t": 175}, "title": {"text": "Spearman Correlation of Per-sample Probability Across Models"}, "xaxis": {"dtick": 1, "gridcolor": "rgb(0, 0, 0)", "side": "top", "ticks": ""}, "yaxis": {"dtick": 1, "ticks": "", "ticksuffix": "  ", "title": {"text": "Model"}}}}
